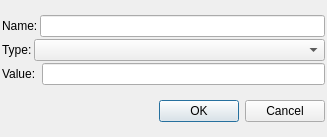
<?xml version="1.0" encoding="UTF-8"?>
<ui version="4.0">
 <class>Dialog</class>
 <widget class="QDialog" name="Dialog">
  <property name="geometry">
   <rect>
    <x>0</x>
    <y>0</y>
    <width>327</width>
    <height>137</height>
   </rect>
  </property>
  <property name="windowTitle">
   <string>Select Name and Type</string>
  </property>
  <layout class="QVBoxLayout" name="verticalLayout">
   <property name="spacing">
    <number>2</number>
   </property>
   <property name="leftMargin">
    <number>2</number>
   </property>
   <property name="topMargin">
    <number>2</number>
   </property>
   <property name="rightMargin">
    <number>2</number>
   </property>
   <property name="bottomMargin">
    <number>2</number>
   </property>
   <item>
    <layout class="QGridLayout" name="gridLayout">
     <item row="0" column="0" colspan="2">
      <widget class="QLabel" name="lbName">
       <property name="sizePolicy">
        <sizepolicy hsizetype="Maximum" vsizetype="Preferred">
         <horstretch>0</horstretch>
         <verstretch>0</verstretch>
        </sizepolicy>
       </property>
       <property name="text">
        <string>Name:</string>
       </property>
      </widget>
     </item>
     <item row="0" column="2" colspan="2">
      <widget class="QLineEdit" name="leName"/>
     </item>
     <item row="1" column="0">
      <widget class="QLabel" name="lbType">
       <property name="sizePolicy">
        <sizepolicy hsizetype="Maximum" vsizetype="Preferred">
         <horstretch>0</horstretch>
         <verstretch>0</verstretch>
        </sizepolicy>
       </property>
       <property name="text">
        <string>Type:</string>
       </property>
      </widget>
     </item>
     <item row="1" column="1" colspan="3">
      <widget class="QComboBox" name="cbType"/>
     </item>
     <item row="2" column="0" colspan="3">
      <widget class="QLabel" name="lbValue">
       <property name="text">
        <string>Value:</string>
       </property>
      </widget>
     </item>
     <item row="2" column="3">
      <widget class="QLineEdit" name="edValue"/>
     </item>
    </layout>
   </item>
   <item>
    <widget class="QDialogButtonBox" name="buttonBox">
     <property name="layoutDirection">
      <enum>Qt::LeftToRight</enum>
     </property>
     <property name="orientation">
      <enum>Qt::Horizontal</enum>
     </property>
     <property name="standardButtons">
      <set>QDialogButtonBox::Cancel|QDialogButtonBox::Ok</set>
     </property>
     <property name="centerButtons">
      <bool>false</bool>
     </property>
    </widget>
   </item>
  </layout>
 </widget>
 <resources/>
 <connections>
  <connection>
   <sender>buttonBox</sender>
   <signal>accepted()</signal>
   <receiver>Dialog</receiver>
   <slot>accept()</slot>
   <hints>
    <hint type="sourcelabel">
     <x>248</x>
     <y>254</y>
    </hint>
    <hint type="destinationlabel">
     <x>157</x>
     <y>274</y>
    </hint>
   </hints>
  </connection>
  <connection>
   <sender>buttonBox</sender>
   <signal>rejected()</signal>
   <receiver>Dialog</receiver>
   <slot>reject()</slot>
   <hints>
    <hint type="sourcelabel">
     <x>316</x>
     <y>260</y>
    </hint>
    <hint type="destinationlabel">
     <x>286</x>
     <y>274</y>
    </hint>
   </hints>
  </connection>
 </connections>
</ui>
